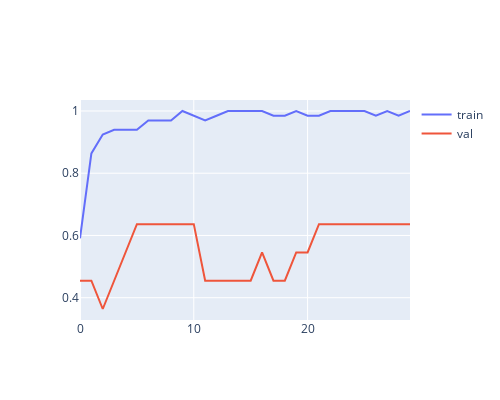

The cell this chart's notebook holds for it:
### Code cell
fig = go.Figure()
epochs = []
for i in range(len(history.history['acc'])):
    epochs.append(i)
fig.add_trace(go.Scatter(x=epochs,y=history.history['acc'], mode='lines',name='train'))
fig.add_trace(go.Scatter(x=epochs,y=history.history['val_acc'], mode='lines',name='val'))
fig.update_layout({
        'width': 500, 
        'height': 400

})
fig.show()

### Figure 1 — Plotly figure (JSON) as saved in the notebook; plotly's stock layout.template omitted (floating-point values rounded to 4 significant figures)
{"data": [{"mode": "lines", "name": "train", "type": "scatter", "x": [0, 1, 2, 3, 4, 5, 6, 7, 8, 9, 10, 11, 12, 13, 14, 15, 16, 17, 18, 19, 20, 21, 22, 23, 24, 25, 26, 27, 28, 29], "y": [0.5909, 0.8636, 0.9242, 0.9394, 0.9394, 0.9394, 0.9697, 0.9697, 0.9697, 1, 0.9848, 0.9697, 0.9848, 1, 1, 1, 1, 0.9848, 0.9848, 1, 0.9848, 0.9848, 1, 1, 1, 1, 0.9848, 1, 0.9848, 1]}, {"mode": "lines", "name": "val", "type": "scatter", "x": [0, 1, 2, 3, 4, 5, 6, 7, 8, 9, 10, 11, 12, 13, 14, 15, 16, 17, 18, 19, 20, 21, 22, 23, 24, 25, 26, 27, 28, 29], "y": [0.4545, 0.4545, 0.3636, 0.4545, 0.5455, 0.6364, 0.6364, 0.6364, 0.6364, 0.6364, 0.6364, 0.4545, 0.4545, 0.4545, 0.4545, 0.4545, 0.5455, 0.4545, 0.4545, 0.5455, 0.5455, 0.6364, 0.6364, 0.6364, 0.6364, 0.6364, 0.6364, 0.6364, 0.6364, 0.6364]}], "layout": {"height": 400, "width": 500}}
